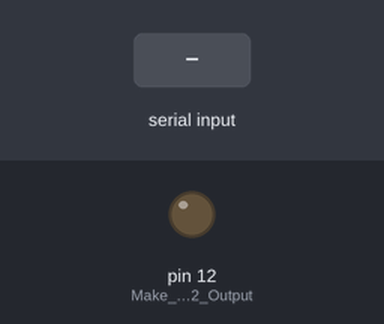
This sketch was run on a simulated Arduino Uno, built with avr-gcc and run on an emulated ATmega328P. Shown: output pins drawn as LEDs (lit = HIGH). Inputs (shaded band) come from the test bench.

Above: at 1.2 s.
1.3 s: "A" received over Serial
At 1.8 s:
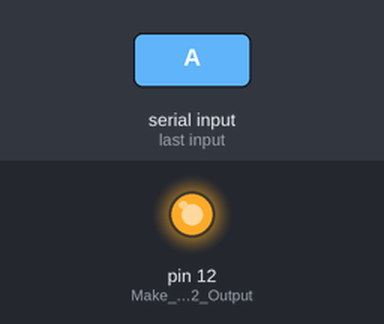
Timing chart, 0 to 4.3 s (numbered marks = the images above; inputs shaded):
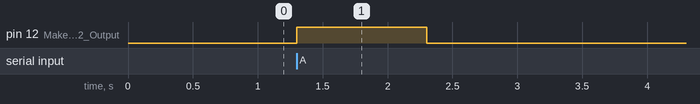

Measured:
- after the input at 1.3 s, pin 12 (Make_Pin12_Output): LOW → HIGH at once, → LOW 1.0 s later

The sketch:

_1_Serial_Reception_LED.ino
```cpp
// Arduino Uno
// Receives A ,Switches on LED on Pin13 for 2 seconds
// Rahul.S

// (c) www.xanthium.in 2021
// Tutorial - https://www.xanthium.in/Cross-Platform-serial-communication-using-Python-and-PySerial


void setup()
{
  //An LED is Connected Pin12
  pinMode(12,OUTPUT);  //Make Pin12 Output
  digitalWrite(12,LOW);//Make Pin12 OFF

  Serial.begin(9600); // opens serial port, sets data rate to 9600 bps 8N1

}

void loop()
{
  char RxedByte = 0;

 if (Serial.available())
    {

      RxedByte = Serial.read();

      switch(RxedByte)
      {
        case 'A':  digitalWrite(12,HIGH);
                   delay(1000);
                   digitalWrite(12,LOW);
                   break;

        case 'B': //your code
                   break;
        default:
                   break;
      }//end of switch()
    }//endof if
}
```
